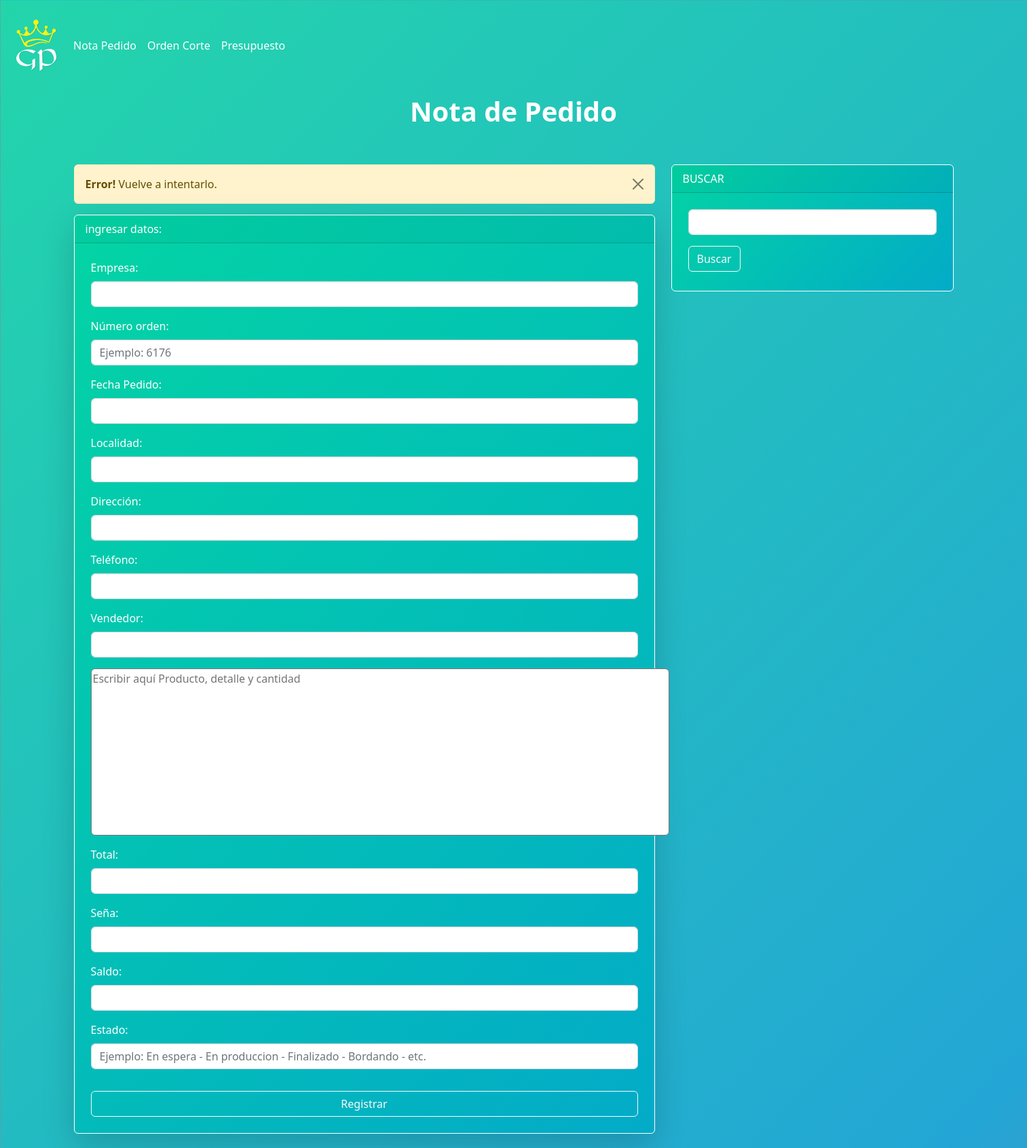
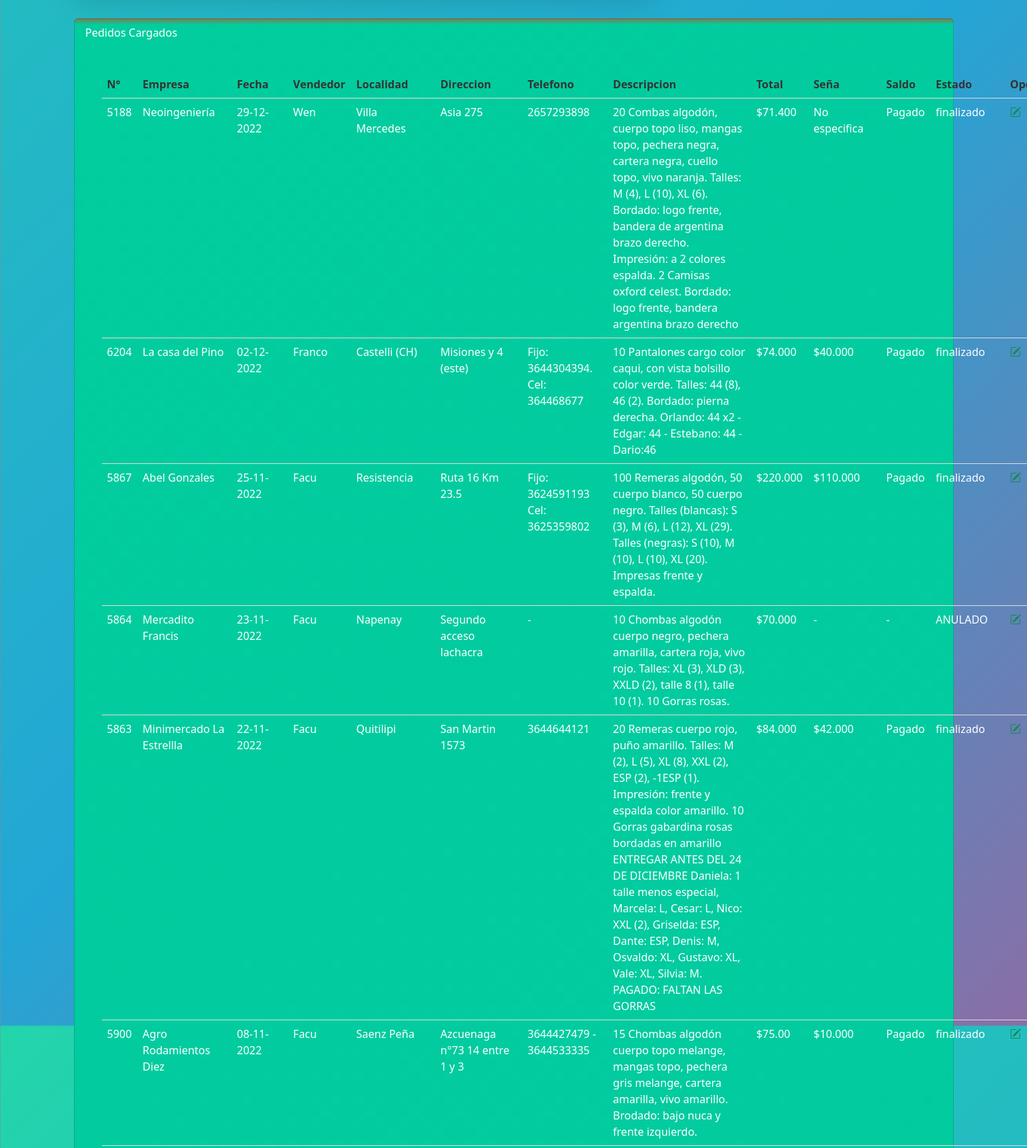
Screenshot of /notapedido/notapedido.php?mensaje=error (upper part) with the database file from the repository (2 pictures, top to bottom).
### tables this page shows
CREATE TABLE `notapedido` (
  `id` int(10) NOT NULL,
  `empresa` varchar(100) NOT NULL,
  `fecha` varchar(20) NOT NULL,
  `vendedor` varchar(20) NOT NULL,
  `localidad` varchar(100) NOT NULL,
  `direccion` varchar(200) NOT NULL,
  `telefono` varchar(100) NOT NULL,
  `textarea` varchar(3000) NOT NULL,
  `total` varchar(100) NOT NULL,
  `sena` varchar(100) NOT NULL,
  `saldo` varchar(100) NOT NULL,
  `estado` varchar(1000) NOT NULL,
  `codigo` int(10) NOT NULL
);

### notapedido/notapedido.php (the view, shortened to what this page needs)
<?php include '../header.php'?>
<?php
include_once "../model/conexion.php";
$sentencia = $bd->query("select * from notapedido");
$empresa = $sentencia->fetchAll(PDO::FETCH_OBJ);
?>
<div class="container-fluid ">
    <div class="row">
      <div class="col-md">
        <header class="py-3">
          <nav class="navbar navbar-expand-lg ">
            <div class="container-fluid">
              <a class="navbar-brand title text-white " href="../index.php">
                <img class="imgnav rotate-hor-bottom" src="../Logo_GP.svg" alt="">
                </a>
              <div class="collapse navbar-collapse" id="navbarNav">
                <ul class="navbar-nav">
                  <li class="nav-item">
                    <a class="nav-link text-white" aria-current="page" href='notapedido.php'>Nota Pedido</a>
                  </li>
                  <li class="nav-item">
                    <a class="nav-link text-white" href="../ordencorte/ordencorte.php">Orden Corte</a>
                  </li>
                  <li class="nav-item">
                    <a class="nav-link text-white"  href="../presupuesto.html">Presupuesto</a>
                  </li>
                </ul>
              </div>
            </div>
          </nav>
        </header>
      </div>
    </div>
  </div>
<div class="text-center fs-1 text fw-bold text-white tracking-in-expand"> Nota de Pedido </div>
<div class="container mt-5 ">
  <div class="row ">
    <div class="col-8">
        <?php
        include_once "../alert.php";
        ?>
        <div class="card border border-white shadow-lg">
          <div class="card-header">
            ingresar datos:
          </div>
          <form class="p-4" action="registrar.php" method="POST">
            <div class="mb-3">
              <label class="form-label"> Empresa: </label>
              <input type="text" class="form-control" name="txtEmpresa" autofocus require>
            </div>
            <div class="mb-3">
              <label class="form-label"> Número orden: </label>
              <input type="number" class="form-control" name="codigo" placeholder="Ejemplo: 6176">
            </div>
            <div class="mb-3">
              <label class="form-label"> Fecha Pedido: </label>
              <input type="text" class="form-control" name="FechaPedido" require>
            </div>
            <div class="mb-3">
              <label class="form-label"> Localidad: </label>
              <input type="text" class="form-control" name="txtLocalidad" require>
            </div>
            <div class="mb-3">
              <label class="form-label"> Dirección: </label>
              <input type="text" class="form-control" name="txtDireccion"  require>
            </div>
            <div class="mb-3">
              <label class="form-label"> Teléfono: </label>
              <input type="text" class="form-control" name="txtTelefono"  require>
            </div>
            <div class="mb-3">
              <label class="form-label"> Vendedor: </label>
              <input type="text" class="form-control" name="txtVendedor"  require>
            </div>
            <div class="mb-3 ">
              <textarea class="rounded" name="txtDescripcion" rows="10" cols="90" placeholder="Escribir aquí Producto, detalle y cantidad" style = "resize: none; display: block; margin-left: auto;margin-right: auto;"  ></textarea>
            </div>
            <div class="mb-3">
              <label class="form-label"> Total: </label>
              <input type="text" class="form-control" name="txtTotal"  require>
            </div>
            <div class="mb-3">
              <label class="form-label"> Seña: </label>
              <input type="text" class="form-control" name="txtSena"  require>
            </div>
            <div class="mb-3">
              <label class="form-label"> Saldo: </label>
              <input type="text" class="form-control" name="txtSaldo"  require>
            </div>
            <div class="mb-3">
              <label class="form-label"> Estado: </label>
              <input type="text" class="form-control" name="txtEstado" placeholder="Ejemplo: En espera - En produccion - Finalizado - Bordando - etc." require>
            </div>
            <div class="d-grid">
              <input type="submit" class="btn btn-outline-light mt-3" value="Registrar">
            </div>
          </form>
        </div>
    </div>
    <div class="col-4 ">
      <div class="card border border-white" >
          <div class="fw- bold card-header">
            BUSCAR
          </div>
          <form class="p-4" action="notapedido.php" method="POST">
            <div class="mb-1">
              <input type="text" class="form-control" name="buscar" require>
              <input type="submit" class="btn btn-outline-light mt-3" value="Buscar">
            </div>
          </form>
      </div>
    </div>
  </div>
</div>
<div class="container mt-5 mb-5">
  <div class="row justify-content-center">
    <div class="col">
        <div class="card">
          <div class="card-header">
            Pedidos Cargados
          <div class="p-4">
            <table class="table aling-middle text-white">
              <thead>
                <tr class="tablaNotaPedido">
                  <th scope="col">N°</th>
                  <th scope="col">Empresa</th>
                  <th scope="col">Fecha</th>
                  <th scope="col">Vendedor</th>
                  <th scope="col">Localidad</th>
                  <th scope="col">Direccion</th>
                  <th scope="col">Telefono</th>
                  <th scope="col">Descripcion</th>
                  <th scope="col">Total</th>
                  <th scope="col">Seña</th>
                  <th scope="col">Saldo</th>
                  <th scope="col">Estado</th>
                  <th scope="col" colspan="2">Opciones</th>
                </tr>
              </thead>
              <tbody>
                <?php
                foreach ($empresa as $dato) {
                ?>
                  <tr>
                    <td> <?php echo $dato->codigo ?></td>
                    <td> <?php echo $dato->empresa ?></td>
                    <td> <?php echo $dato->fecha ?></td>
                    <td> <?php echo $dato->vendedor ?></td>
                    <td> <?php echo $dato->localidad ?></td>
                    <td> <?php echo $dato->direccion ?></td>
                    <td> <?php echo $dato->telefono ?></td>
                    <td> <?php echo $dato->textarea ?></td>
                    <td> <?php echo $dato->total ?></td>
                    <td> <?php echo $dato->sena ?></td>
                    <td><?php echo $dato->saldo ?></td>
                    <td><?php echo $dato->estado ?></td>
                    <td ><a class="text-success" href="editar.php?codigo=<?php echo $dato->id ?>"><i class="bi bi-pencil-square"></i></a></td>
                  </tr>
                <?php
                }
                ?>
              </tbody>
            </table>
    </div>
  </div>
</div>
<?php include '../footer.php'?>

### header.php (shortened to what this page needs)
<!doctype html>
<html lang="en">
<head>
  <link rel="stylesheet" href="https://cdn.jsdelivr.net/npm/bootstrap@5.2.0-beta1/dist/css/bootstrap.min.css">
  <link rel="stylesheet" href="https://cdn.jsdelivr.net/npm/bootstrap-icons@1.9.1/font/bootstrap-icons.css">
  <link rel="stylesheet" href="../style.css">
  <link rel="stylesheet" href="style.css">
</head>
<body>

### alert.php (shortened to what this page needs)
<?php
if (isset($_GET['mensaje']) and $_GET['mensaje'] == 'error') {
?>
    <div class="alert alert-warning alert-dismissible fade show" role="alert">
        <strong>Error!</strong> Vuelve a intentarlo.
        <button type="button" class="btn-close" data-bs-dismiss="alert" aria-label="Close"></button>
    </div>
<?php
}
?>

### footer.php (shortened to what this page needs)
  </body>
</html>

### style.css (style rules this page uses)
body { background: linear-gradient(-45deg, #ee7752, #e73c7e, #23a6d5, #23d5ab); background-size: 400% 400%; animation: gradient 15s ease infinite; margin: 0px; padding: 0px; height: 110%; display: flex; flex-direction: column; min-height: 100vh; }
.card { color: white !important; background: linear-gradient(-45deg, #f13c05, #eb075e, #039dd4, #03d4a4); background-size: 400% 400%; animation: gradient 15s ease infinite; }
.tablaNotaPedido { font-size: 1rem; }
.imgnav { width: 3em; }
.rotate-hor-bottom { animation: rotate-hor-bottom 0.5s cubic-bezier(0.645, 0.045, 0.355, 1.000) both; }
.tracking-in-expand { animation: tracking-in-expand 0.7s cubic-bezier(0.215, 0.610, 0.355, 1.000) both; }
table { margin-top: 20px; width: 100%; border-collapse: collapse; }
th, td { padding: 10px; border-bottom: 1px solid #dddddd; text-align: left; }
th { background-color: #f2f2f2; color: #333333; }

### rows the page displays
notapedido: codigo "5188", empresa "Neoingeniería", fecha "29-12-2022", vendedor "Wen", localidad "Villa Mercedes", direccion "Asia 275", telefono "2657293898", textarea "20 Combas algodón, cuerpo topo liso, mangas topo, pechera negra, cartera negra, cuello topo, vivo naranja. Talles: M (4), L (10), XL (6). Bordado: logo frente, bandera de argentina brazo derecho. Impresión: a 2 colores espalda. 2 Camisas oxford celest. Bordado: logo frente, bandera argentina brazo derecho", total "$71.400", sena "No especifica", saldo "Pagado", estado "finalizado"
notapedido: codigo "6204", empresa "La casa del Pino", fecha "02-12-2022", vendedor "Franco", localidad "Castelli (CH)", direccion "Misiones y 4 (este)", telefono "Fijo: 3644304394. Cel: 364468677", textarea "10 Pantalones cargo color caqui, con vista bolsillo color verde. Talles: 44 (8), 46 (2). Bordado: pierna derecha. Orlando: 44 x2 - Edgar: 44 - Estebano: 44 - Dario:46", total "$74.000", sena "$40.000", saldo "Pagado", estado "finalizado"
notapedido: codigo "5867", empresa "Abel Gonzales", fecha "25-11-2022", vendedor "Facu", localidad "Resistencia", direccion "Ruta 16 Km 23.5", telefono "Fijo: 3624591193 Cel: 3625359802", textarea "100 Remeras algodón, 50 cuerpo blanco, 50 cuerpo negro. Talles (blancas): S (3), M (6), L (12), XL (29). Talles (negras): S (10), M (10), L (10), XL (20). Impresas frente y espalda.", total "$220.000", sena "$110.000", saldo "Pagado", estado "finalizado"
notapedido: codigo "5864", empresa "Mercadito Francis", fecha "23-11-2022", vendedor "Facu", localidad "Napenay", direccion "Segundo acceso lachacra", telefono "-", textarea "10 Chombas algodón cuerpo negro, pechera amarilla, cartera roja, vivo rojo. Talles: XL (3), XLD (3), XXLD (2), talle 8 (1), talle 10 (1). 10 Gorras rosas.", total "$70.000", sena "-", saldo "-", estado "ANULADO"
notapedido: codigo "5863", empresa "Minimercado La Estrellla", fecha "22-11-2022", vendedor "Facu", localidad "Quitilipi", direccion "San Martin 1573", telefono "3644644121", textarea "20 Remeras cuerpo rojo, puño amarillo. Talles: M (2), L (5), XL (8), XXL (2), ESP (2), -1ESP (1). Impresión: frente y espalda color amarillo. 10 Gorras gabardina rosas bordadas en amarillo ENTREGAR ANTES DEL 24 DE DICIEMBRE Daniela: 1 talle menos especial, Marcela: L, Cesar: L, Nico: XXL (2), Griselda: ESP, Dante: ESP, Denis: M, Osvaldo: XL, Gustavo: XL, Vale: XL, Silvia: M. PAGADO: FALTAN LAS GORRAS", total "$84.000", sena "$42.000", saldo "Pagado", estado "finalizado"
notapedido: codigo "5900", empresa "Agro Rodamientos Diez", fecha "08-11-2022", vendedor "Facu", localidad "Saenz Peña", direccion "Azcuenaga n°73 14 entre 1 y 3", telefono "3644427479 - 3644533335", textarea "15 Chombas algodón cuerpo topo melange, mangas topo, pechera gris melange, cartera amarilla, vivo amarillo. Brodado: bajo nuca y frente izquierdo.", total "$75.00", sena "$10.000", saldo "Pagado", estado "finalizado"
